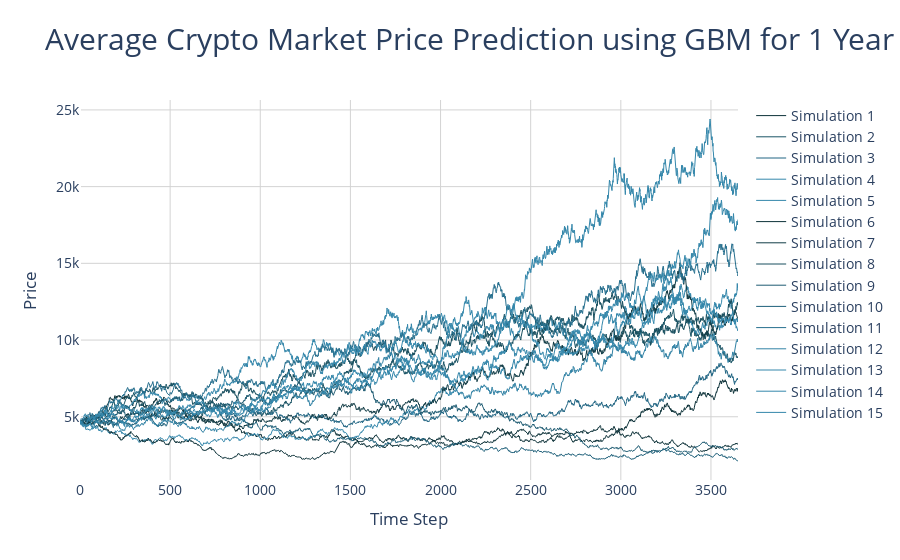

Notebook source saved alongside this figure:
### Code cell
# Create the plot
fig = go.Figure()

# Define a list of colors
colors = ['#0D3239', '#1A5465', '#206583', '#3487AB', '#3487AB', '#0D3239', '#113C46', '#184F5F', '#1D5B72', '#1E607A', '#266F8E', '#3182A5', '#3487AB', '#3487AB', '#3487AB']

# Add each simulated prices line with different colors
for i, prices in enumerate(simulations):
    fig.add_trace(go.Scatter(
        x=list(range(len(prices))),
        y=prices,
        mode='lines',
        name=f'Simulation {i+1}',
        line=dict(color=colors[i % len(colors)], width=1)
    ))

# Update layout for aesthetics
fig.update_layout(
    title={
        'text': 'Average Crypto Market Price Prediction using GBM for 1 Year',
        'font': {
            'size': 30
        }
    },
    xaxis_title='Time Step',
    yaxis_title='Price',
    font=dict(size=14),
    plot_bgcolor='white',
    xaxis=dict(showgrid=True, gridcolor='lightgrey'),
    yaxis=dict(showgrid=True, gridcolor='lightgrey')
)

### Figure 1 — Plotly figure (JSON) as saved in the notebook; plotly's stock layout.template omitted (floating-point values rounded to 4 significant figures; data arrays with more than 128 entries replaced by an {"elided": "..."} marker saying what was removed)
{"data": [{"line": {"color": "#0D3239", "width": 1}, "mode": "lines", "name": "Simulation 1", "type": "scatter", "x": {"elided": "3651 int values"}, "y": {"elided": "3651 float values"}}, {"line": {"color": "#1A5465", "width": 1}, "mode": "lines", "name": "Simulation 2", "type": "scatter", "x": {"elided": "3651 int values"}, "y": {"elided": "3651 float values"}}, {"line": {"color": "#206583", "width": 1}, "mode": "lines", "name": "Simulation 3", "type": "scatter", "x": {"elided": "3651 int values"}, "y": {"elided": "3651 float values"}}, {"line": {"color": "#3487AB", "width": 1}, "mode": "lines", "name": "Simulation 4", "type": "scatter", "x": {"elided": "3651 int values"}, "y": {"elided": "3651 float values"}}, {"line": {"color": "#3487AB", "width": 1}, "mode": "lines", "name": "Simulation 5", "type": "scatter", "x": {"elided": "3651 int values"}, "y": {"elided": "3651 float values"}}, {"line": {"color": "#0D3239", "width": 1}, "mode": "lines", "name": "Simulation 6", "type": "scatter", "x": {"elided": "3651 int values"}, "y": {"elided": "3651 float values"}}, {"line": {"color": "#113C46", "width": 1}, "mode": "lines", "name": "Simulation 7", "type": "scatter", "x": {"elided": "3651 int values"}, "y": {"elided": "3651 float values"}}, {"line": {"color": "#184F5F", "width": 1}, "mode": "lines", "name": "Simulation 8", "type": "scatter", "x": {"elided": "3651 int values"}, "y": {"elided": "3651 float values"}}, {"line": {"color": "#1D5B72", "width": 1}, "mode": "lines", "name": "Simulation 9", "type": "scatter", "x": {"elided": "3651 int values"}, "y": {"elided": "3651 float values"}}, {"line": {"color": "#1E607A", "width": 1}, "mode": "lines", "name": "Simulation 10", "type": "scatter", "x": {"elided": "3651 int values"}, "y": {"elided": "3651 float values"}}, {"line": {"color": "#266F8E", "width": 1}, "mode": "lines", "name": "Simulation 11", "type": "scatter", "x": {"elided": "3651 int values"}, "y": {"elided": "3651 float values"}}, {"line": {"color": "#3182A5", "width": 1}, "mode": "lines", "name": "Simulation 12", "type": "scatter", "x": {"elided": "3651 int values"}, "y": {"elided": "3651 float values"}}, {"line": {"color": "#3487AB", "width": 1}, "mode": "lines", "name": "Simulation 13", "type": "scatter", "x": {"elided": "3651 int values"}, "y": {"elided": "3651 float values"}}, {"line": {"color": "#3487AB", "width": 1}, "mode": "lines", "name": "Simulation 14", "type": "scatter", "x": {"elided": "3651 int values"}, "y": {"elided": "3651 float values"}}, {"line": {"color": "#3487AB", "width": 1}, "mode": "lines", "name": "Simulation 15", "type": "scatter", "x": {"elided": "3651 int values"}, "y": {"elided": "3651 float values"}}], "layout": {"font": {"size": 14}, "plot_bgcolor": "white", "title": {"font": {"size": 30}, "text": "Average Crypto Market Price Prediction using GBM for 1 Year"}, "xaxis": {"gridcolor": "lightgrey", "showgrid": true, "title": {"text": "Time Step"}}, "yaxis": {"gridcolor": "lightgrey", "showgrid": true, "title": {"text": "Price"}}}}
